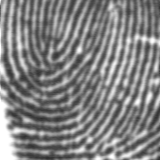
#> input picture data/test1/fp_20.bmp, 160 x 160 px, found by its file name; its folder holds only this picture in this run
$ python main.py
#> lines starting #> are read from the running program, lines starting #| are printed output that depends on the picture
### utils/fp_uni.py
'''
Description:
Author: Guan Xiongjun
Date: 2022-08-24 09:35:51
LastEditTime: 2022-08-24 09:36:04
'''
import cv2

def localEqualHist(img):
    clahe = cv2.createCLAHE(clipLimit=5, tileGridSize=(32,32))
    dst = clahe.apply(img)
    return dst

### main.py
'''
Description:
Author: Guan Xiongjun
Date: 2022-05-08 14:53:34
LastEditTime: 2022-08-31 10:15:18
LastEditors: Please set LastEditors
'''
import os
import os.path as osp
from pickle import TRUE
import numpy as np
from glob import glob
import cv2
import time
from tqdm import tqdm
import copy
from utils.fp_uni import localEqualHist
from utils.fp_regist import mosaic_step


if __name__ == "__main__":
    img_dir = "D:/GuanXJ/code/small_fp_mosaic/data/test1/"
    res_dir = "D:/GuanXJ/code/small_fp_mosaic/result/step_test1_corr/"

    if not osp.exists(res_dir):
        os.makedirs(res_dir)

    # # set finger input index
    f_lst = os.listdir(img_dir)
    f_lst = sorted(f_lst, key=lambda x: int(x[:-4].replace('fp_', '')))

    # # initial first and result image settings
    img_pre = cv2.imread(osp.join(img_dir, f_lst[0]), cv2.IMREAD_GRAYSCALE)
#> img_pre is the input picture: shape (160, 160); min 46, max 255, mean 130.2
    border_mask = 255*np.ones_like(img_pre)
    border_mask[5:-5,5:-5]=0
    img_res = copy.deepcopy(img_pre)
    img_res = localEqualHist(img_res)
#> in localEqualHist, `dst = clahe.apply(img)`:
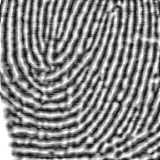
#> dst: shape (160, 160); min 9, max 255, mean 135.6
    img_res[border_mask==1]=255
    img_pre = np.pad(img_pre,
                     pad_width=((320, 320), (320, 320)),
                     constant_values=255)
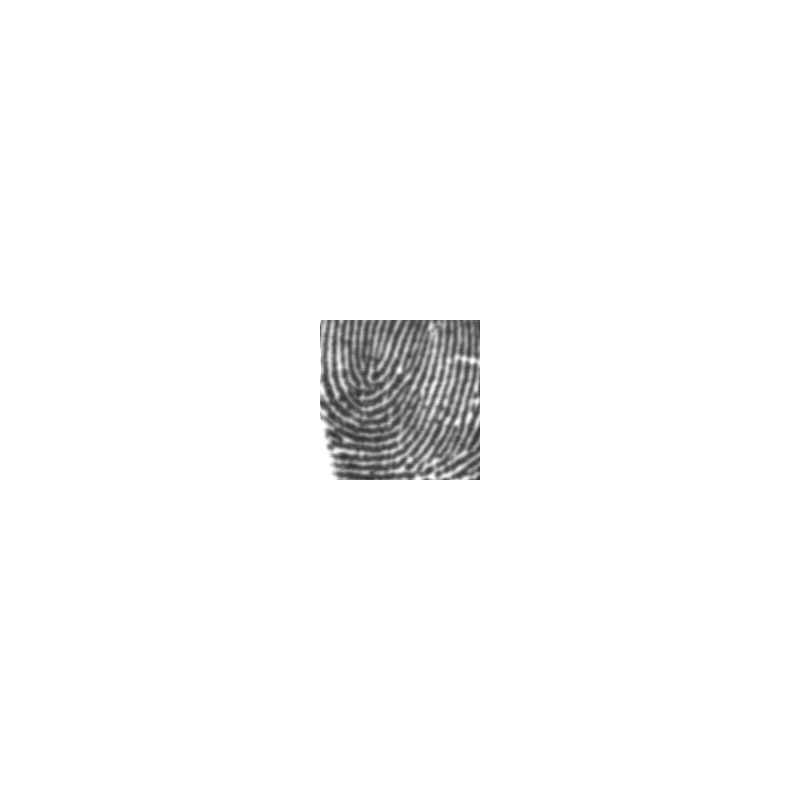
#> img_pre: shape (800, 800); min 46, max 255, mean 250
    img_res = np.pad(img_res,
                     pad_width=((320, 320), (320, 320)),
                     constant_values=255)
    mask_res = np.zeros_like(img_res)
    mask_res[330:470, 330:470] = 1
    AREA = 160 * 160 * 0.2
    H_pre = np.eye(3)


    # # regist step
    idx = 0
    for i in tqdm(range(1,len(f_lst))):
        img_post = cv2.imread(osp.join(img_dir,f_lst[i]), cv2.IMREAD_GRAYSCALE)
        img_post_enh = localEqualHist(img_post)
        img_post[border_mask==1]=255
        img_post = np.pad(img_post, pad_width=((320, 320), (320, 320)), constant_values=255)
        img_post_enh = np.pad(img_post_enh, pad_width=((320, 320), (320, 320)), constant_values=255)
        mask_post = np.zeros_like(img_post)
        mask_post[330:470,330:470]=1
        # cv2.imshow('img_post',mask_res*255)
        # cv2.waitKey(0)
        img_res, mask_res, img_post_regist, H_pre, CHANGE = mosaic_step(img_res, img_pre, img_post,img_post_enh,mask_res, mask_post,H_pre, AREA,need_corr=True)
        img_pre = img_post
        if CHANGE is True:
            # img_res = localEqualHist(img_res)
            # cv2.imwrite(osp.join(res_dir,'{}.png'.format(str(idx))),img_res)
            cv2.imwrite(osp.join(res_dir,'{}.png'.format(str(idx))),img_res)
            idx+=1


    # [31 lines of commented-out code are left out]

$ run again, on data/test1/fp_24.bmp
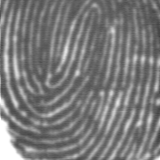
#> input picture data/test1/fp_24.bmp, 160 x 160 px, found by its file name
#> img_pre is the input picture: shape (160, 160); min 64, max 255, mean 122.3
#> in localEqualHist, `dst = clahe.apply(img)`:
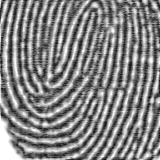
#> dst: shape (160, 160); min 12, max 255, mean 132.6
#> `img_pre = np.pad(img_pre, pad_width=((320, 320), (320, 320)), constant..`:
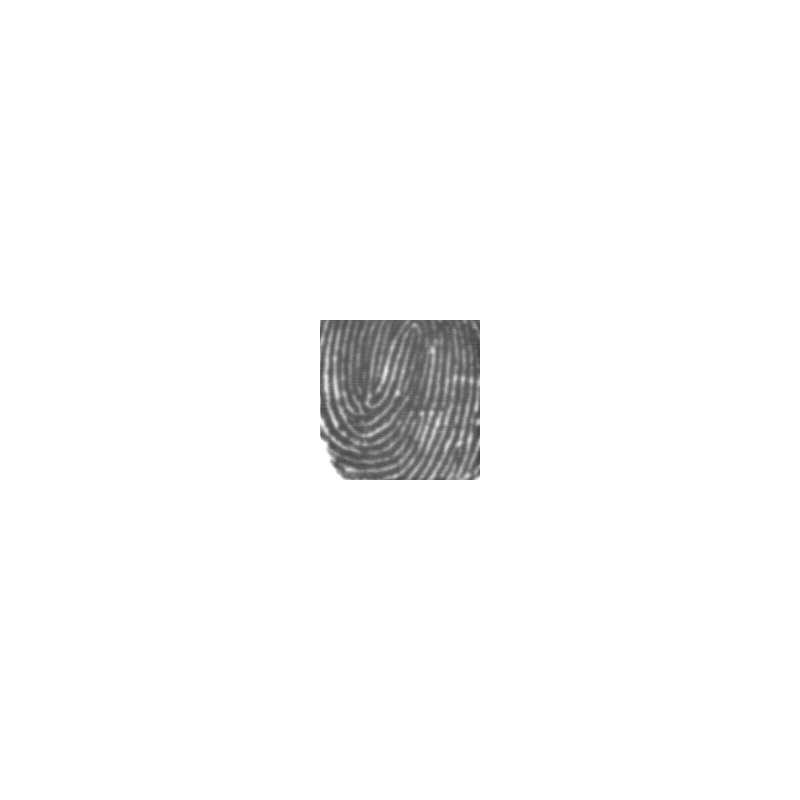
#> img_pre: shape (800, 800); min 64, max 255, mean 249.7

$ run again, on data/test1/fp_25.bmp
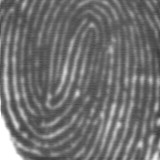
#> input picture data/test1/fp_25.bmp, 160 x 160 px, found by its file name
#> img_pre is the input picture: shape (160, 160); min 60, max 255, mean 112.2
#> in localEqualHist, `dst = clahe.apply(img)`:
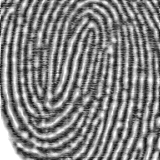
#> dst: shape (160, 160); min 13, max 255, mean 129.6
#> `img_pre = np.pad(img_pre, pad_width=((320, 320), (320, 320)), constant..`:
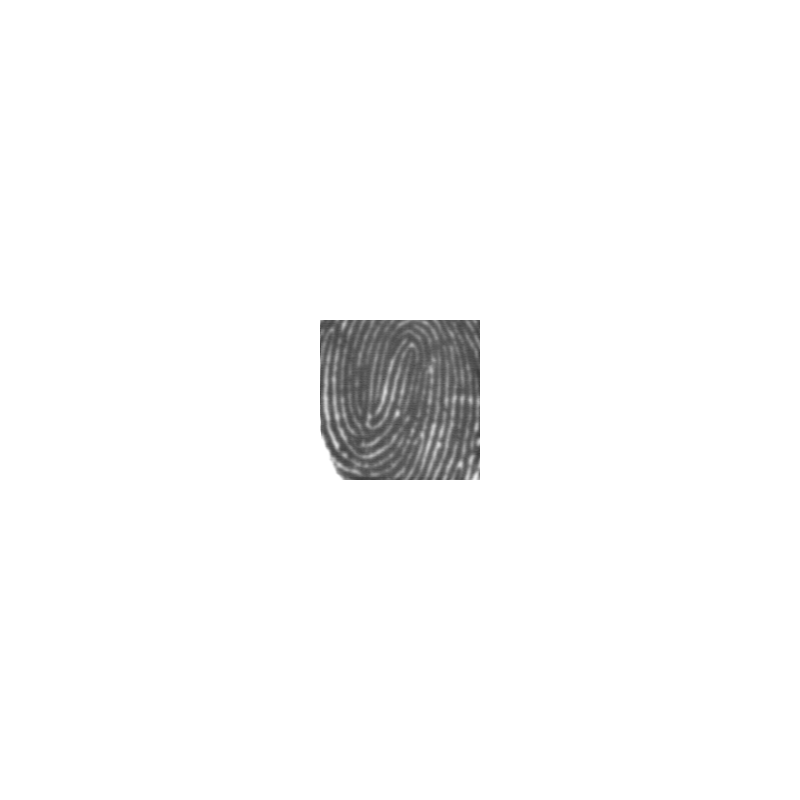
#> img_pre: shape (800, 800); min 60, max 255, mean 249.3

$ run again, on data/test1/fp_26.bmp
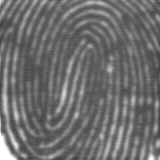
#> input picture data/test1/fp_26.bmp, 160 x 160 px, found by its file name
#> img_pre is the input picture: shape (160, 160); min 59, max 255, mean 109.6
#> in localEqualHist, `dst = clahe.apply(img)`:
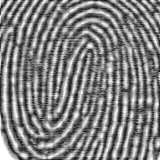
#> dst: shape (160, 160); min 17, max 255, mean 128.1
#> `img_pre = np.pad(img_pre, pad_width=((320, 320), (320, 320)), constant..`:
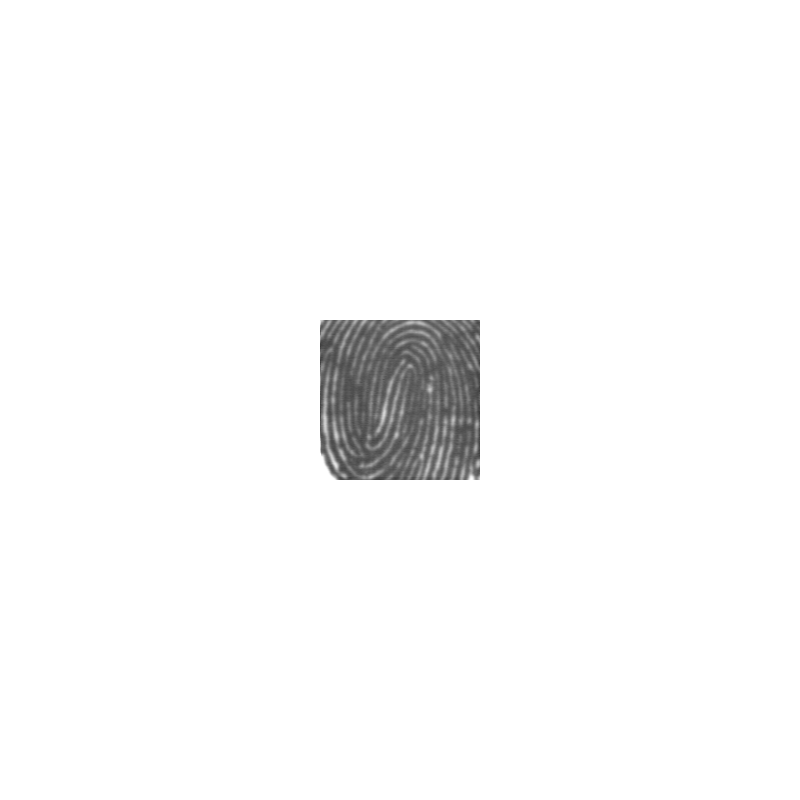
#> img_pre: shape (800, 800); min 59, max 255, mean 249.2

$ run again, on data/test1/fp_21.bmp
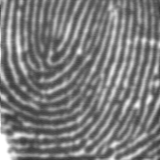
#> input picture data/test1/fp_21.bmp, 160 x 160 px, found by its file name
#> img_pre is the input picture: shape (160, 160); min 48, max 255, mean 123.8
#> in localEqualHist, `dst = clahe.apply(img)`:
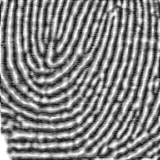
#> dst: shape (160, 160); min 12, max 255, mean 132.6
#> `img_pre = np.pad(img_pre, pad_width=((320, 320), (320, 320)), constant..`:
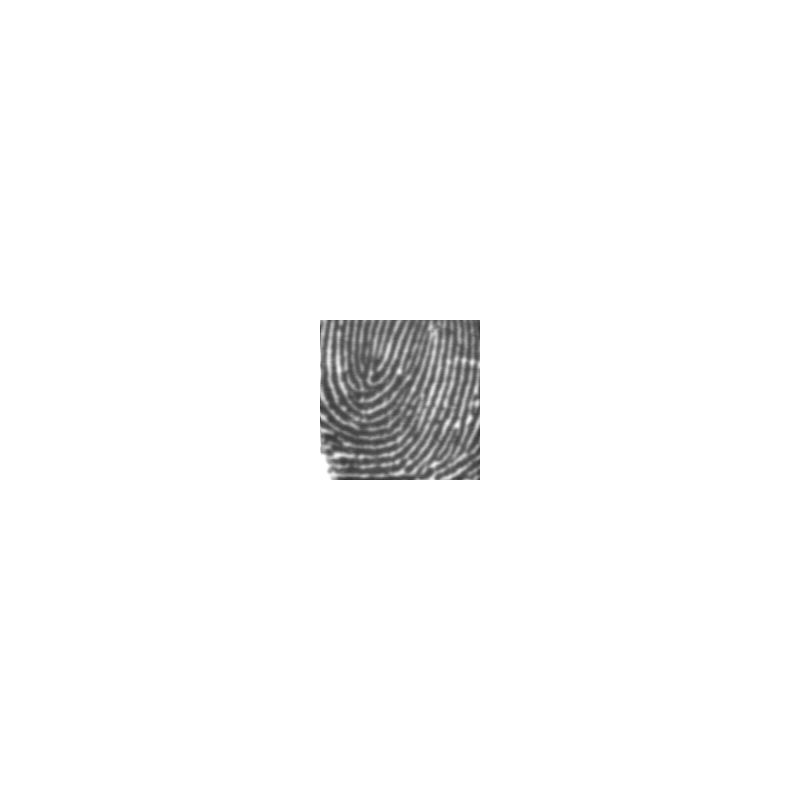
#> img_pre: shape (800, 800); min 48, max 255, mean 249.8
